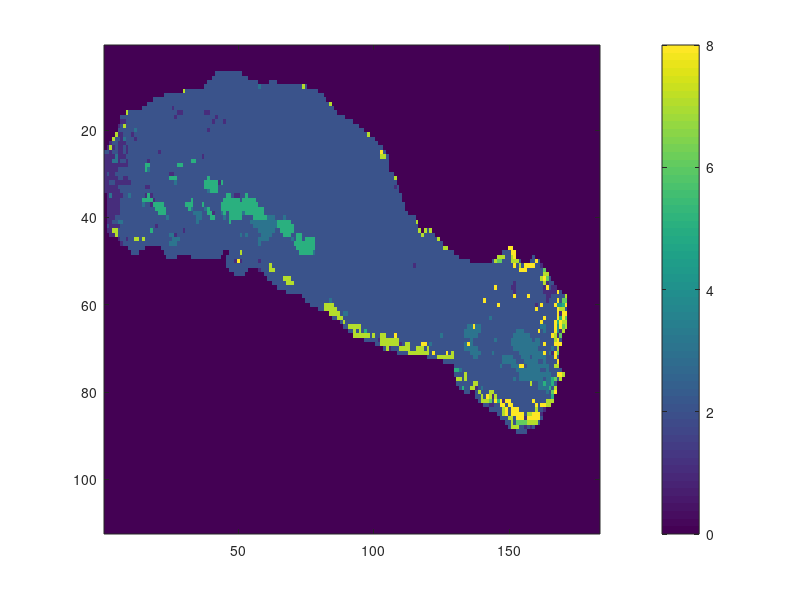

MATLAB code for this plot: (Note: this script raises an error after producing the figure.)
close all
clear

% load("clustering_koutala_world_view.mat");
% load("clustering_koutala_world_view_frechet.mat")
load("clustering_koutala_world_view_custom.mat")


tick_labels = cell(1,number_of_clusters +1);
tick_labels{1} = 'Sea';
for i=2:number_of_clusters +1
    tick_labels{i} = strcat('Cluster ', int2str(i-1));
end


[figure_index,~] = size(get(0,'Children'));
figure(figure_index+1)
imagesc(image_clustered_hier);
colorbar('Ticks',0:number_of_clusters,...
    'TickLabels',tick_labels)
title(strcat("dfs"))
hold off


% validation

% figure (200), hold on
% plot(squeeze(D(42,59,:)), 'r');
% plot(squeeze(D(42,60,:)), 'r');
% plot(squeeze(D(42,61,:)), 'r');
% plot(squeeze(D(42,62,:)), 'r');
% 
% plot(squeeze(D(45,88,:)), 'g');
% plot(squeeze(D(45,89,:)), 'g');
% plot(squeeze(D(44,88,:)), 'g');
% plot(squeeze(D(44,89,:)), 'g');
% 
% plot(squeeze(D(70,155,:)), 'b');
% plot(squeeze(D(71,155,:)), 'b');
% plot(squeeze(D(74,158,:)), 'b');
% plot(squeeze(D(74,159,:)), 'b');
% plot(squeeze(D(66,136,:)), 'b');
% plot(squeeze(D(67,137,:)), 'b');
% plot(squeeze(D(70,136,:)), 'b');
% plot(squeeze(D(70,137,:)), 'b');


% 
% plot(squeeze(D(68,155,:)), 'b');
% plot(squeeze(D(69,155,:)), 'b');
% plot(squeeze(D(70,155,:)), 'b');
% plot(squeeze(D(71,155,:)), 'b');
% plot(squeeze(D(74,158,:)), 'b');
% plot(squeeze(D(74,159,:)), 'b');
% plot(squeeze(D(74,160,:)), 'b');
% plot(squeeze(D(74,161,:)), 'b');
% 
% plot(squeeze(D(66,136,:)), 'g');
% plot(squeeze(D(67,137,:)), 'g');
% plot(squeeze(D(70,136,:)), 'g');
% plot(squeeze(D(70,137,:)), 'g');

% k-means

% figure(100)
% plot(clustering_cell_kmeans_8{1}')
% % 
% figure(101)
% plot(clustering_cell_kmeans_8{2}')
% % 
% figure(102)
% plot(clustering_cell_kmeans_8{3}')
% % 
% figure(103)
% plot(clustering_cell_kmeans_8{4}')
% figure(104)
% plot(clustering_cell_kmeans_8{5}')
% figure(105)
% plot(clustering_cell_kmeans_8{6}')
% figure(106)
% plot(clustering_cell_kmeans_8{7}')
% figure(107)
% plot(clustering_cell_kmeans_8{8}')

% frechet

% figure(100)
% plot(clustering_cell_frechet_8{1}')
% 
% figure(101)
% plot(clustering_cell_frechet_8{2}')
% 
% figure(102)
% plot(clustering_cell_frechet_8{3}')
% 
% figure(103)
% plot(clustering_cell_frechet_8{4}')
% 
% figure(104)
% plot(clustering_cell_frechet_8{5}')
% 
% figure(105)
% plot(clustering_cell_frechet_8{6}')
% figure(106)
% plot(clustering_cell_frechet_8{7}')
% figure(107)
% plot(clustering_cell_frechet_8{8}')

% custom

figure(100)
plot(clustering_cell_hier{1}')

figure(101)
plot(clustering_cell_hier{2}')
% 
figure(102)
plot(clustering_cell_hier{3}')
% 
figure(103)
plot(clustering_cell_hier{4}')

figure(104)
plot(clustering_cell_hier{5}')

figure(105)
plot(clustering_cell_hier{6}')

figure(106)
plot(clustering_cell_hier{7}')
figure(107)
plot(clustering_cell_hier{8}')
